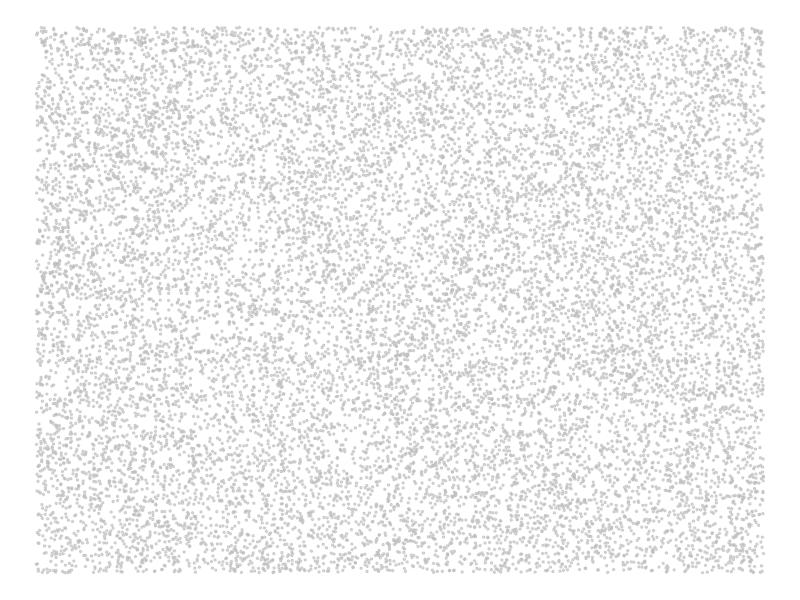
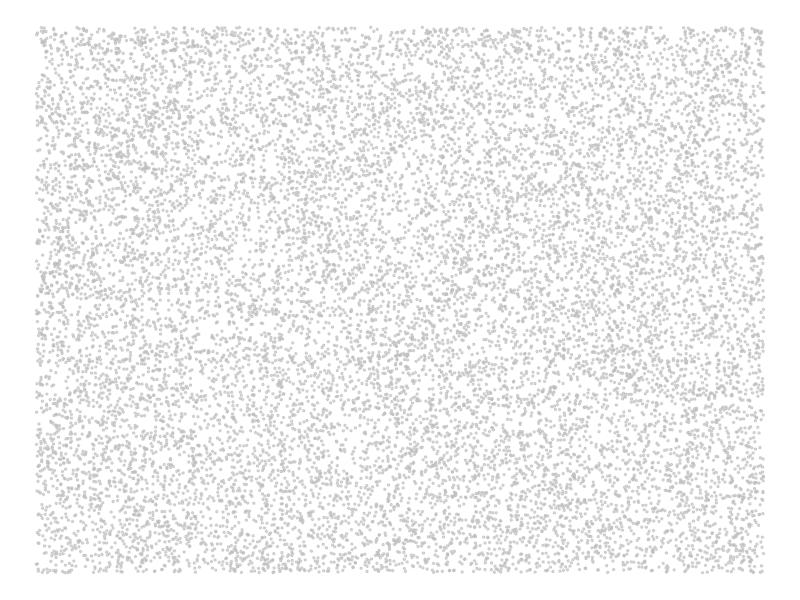

These charts were generated, in order, by the following R code:
library(ggplot2)

setwd('~/Desktop/human-trafficking')

set.seed(42)  # Ensures reproducibility

# Create a dataframe with 16,000 random points
df <- data.frame(
  x = runif(16554, min = 0, max = 100),  # Spread across the full area
  y = runif(16554, min = 0, max = 100)
)

# Assign a default color to all dots
df$group <- "gray"

# Change their color


# Create scatter plot with colors
ggplot(df, aes(x, y, color = group)) +
  geom_point(size = 0.5, alpha = 0.6) +
  scale_color_manual(values = c("gray" = "gray")) +  # Define colors
  theme_void() +  # Remove axes
  theme(legend.position = "none")  # Hide legend


ggsave("image1.png", width = 1000 / 100, height = 600 / 100, dpi = 300)